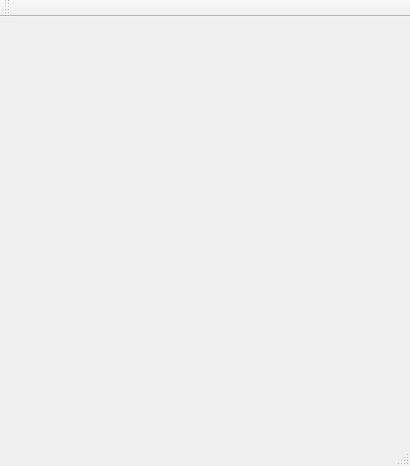
<?xml version="1.0" encoding="UTF-8"?>
<ui version="4.0">
 <class>MainWindow</class>
 <widget class="QMainWindow" name="MainWindow">
  <property name="geometry">
   <rect>
    <x>0</x>
    <y>0</y>
    <width>410</width>
    <height>466</height>
   </rect>
  </property>
  <property name="windowTitle">
   <string>Qt Clock</string>
  </property>
  <widget class="QWidget" name="centralWidget">
   <layout class="QGridLayout" name="gridLayout">
    <item row="0" column="0">
     <widget class="ClockWidget" name="widget" native="true">
      <layout class="QGridLayout" name="gridLayout_2">
       <item row="0" column="0">
        <widget class="QWidget" name="widget_2" native="true"/>
       </item>
      </layout>
     </widget>
    </item>
   </layout>
  </widget>
  <widget class="QMenuBar" name="menuBar">
   <property name="geometry">
    <rect>
     <x>0</x>
     <y>0</y>
     <width>410</width>
     <height>23</height>
    </rect>
   </property>
  </widget>
  <widget class="QToolBar" name="mainToolBar">
   <property name="sizePolicy">
    <sizepolicy hsizetype="Fixed" vsizetype="Fixed">
     <horstretch>0</horstretch>
     <verstretch>0</verstretch>
    </sizepolicy>
   </property>
   <attribute name="toolBarArea">
    <enum>TopToolBarArea</enum>
   </attribute>
   <attribute name="toolBarBreak">
    <bool>false</bool>
   </attribute>
  </widget>
  <widget class="QStatusBar" name="statusBar"/>
 </widget>
 <layoutdefault spacing="6" margin="11"/>
 <customwidgets>
  <customwidget>
   <class>ClockWidget</class>
   <extends>QWidget</extends>
   <header>clockwidget.h</header>
   <container>1</container>
  </customwidget>
 </customwidgets>
 <resources/>
 <connections/>
</ui>
